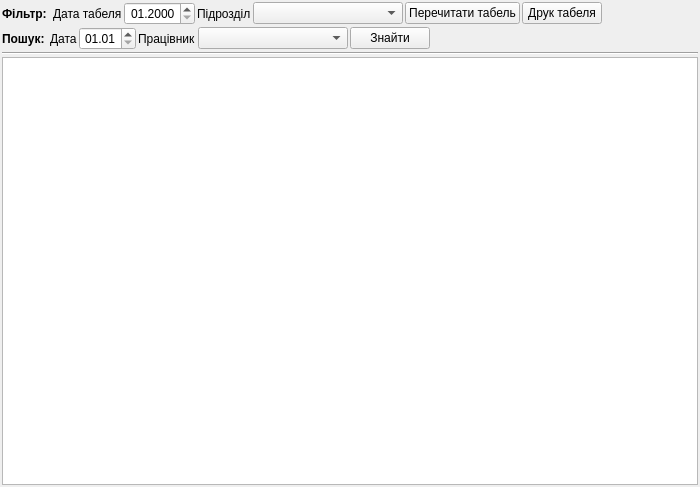
<?xml version="1.0" encoding="UTF-8"?>
<ui version="4.0">
 <class>UFormSalaryEditTabelWidget</class>
 <widget class="QWidget" name="UFormSalaryEditTabelWidget">
  <property name="geometry">
   <rect>
    <x>0</x>
    <y>0</y>
    <width>700</width>
    <height>487</height>
   </rect>
  </property>
  <property name="windowTitle">
   <string>Повний Табель</string>
  </property>
  <property name="windowIcon">
   <iconset resource="../uPictRc.qrc">
    <normaloff>:/crystalProject/pictures/crystal-project-actions-PNG/7days-256.png</normaloff>:/crystalProject/pictures/crystal-project-actions-PNG/7days-256.png</iconset>
  </property>
  <layout class="QVBoxLayout" name="verticalLayout">
   <property name="spacing">
    <number>2</number>
   </property>
   <property name="margin">
    <number>2</number>
   </property>
   <item>
    <layout class="QHBoxLayout" name="horizontalLayout_2">
     <item>
      <layout class="QHBoxLayout" name="horizontalLayout">
       <property name="spacing">
        <number>2</number>
       </property>
       <item>
        <widget class="QLabel" name="label_filter">
         <property name="font">
          <font>
           <weight>75</weight>
           <bold>true</bold>
          </font>
         </property>
         <property name="text">
          <string>Фільтр: </string>
         </property>
        </widget>
       </item>
       <item>
        <widget class="QLabel" name="label_tabelDate">
         <property name="text">
          <string>Дата табеля</string>
         </property>
        </widget>
       </item>
       <item>
        <widget class="QDateEdit" name="dateEdit_tabelDate">
         <property name="alignment">
          <set>Qt::AlignRight|Qt::AlignTrailing|Qt::AlignVCenter</set>
         </property>
         <property name="displayFormat">
          <string>MM.yyyy</string>
         </property>
        </widget>
       </item>
       <item>
        <widget class="QLabel" name="label_pidrozdil">
         <property name="text">
          <string>Підрозділ</string>
         </property>
        </widget>
       </item>
       <item>
        <widget class="QComboBox" name="comboBox_pidrozdil">
         <property name="minimumSize">
          <size>
           <width>150</width>
           <height>0</height>
          </size>
         </property>
        </widget>
       </item>
       <item>
        <widget class="QPushButton" name="pushButton_reloadTabel">
         <property name="text">
          <string>Перечитати табель</string>
         </property>
         <property name="icon">
          <iconset resource="../uPictRc.qrc">
           <normaloff>:/crystalProject/pictures/crystal-project-actions-PNG/agt_reload-256.png</normaloff>:/crystalProject/pictures/crystal-project-actions-PNG/agt_reload-256.png</iconset>
         </property>
         <property name="iconSize">
          <size>
           <width>12</width>
           <height>12</height>
          </size>
         </property>
        </widget>
       </item>
       <item>
        <widget class="QPushButton" name="pushButton_printTabel">
         <property name="text">
          <string>Друк табеля</string>
         </property>
         <property name="icon">
          <iconset resource="../uPictRc.qrc">
           <normaloff>:/crystalProject/pictures/crystal-project-actions-PNG/fileprint-256.png</normaloff>:/crystalProject/pictures/crystal-project-actions-PNG/fileprint-256.png</iconset>
         </property>
         <property name="iconSize">
          <size>
           <width>12</width>
           <height>12</height>
          </size>
         </property>
        </widget>
       </item>
      </layout>
     </item>
     <item>
      <spacer name="horizontalSpacer">
       <property name="orientation">
        <enum>Qt::Horizontal</enum>
       </property>
       <property name="sizeHint" stdset="0">
        <size>
         <width>40</width>
         <height>20</height>
        </size>
       </property>
      </spacer>
     </item>
    </layout>
   </item>
   <item>
    <layout class="QHBoxLayout" name="horizontalLayout_3">
     <property name="spacing">
      <number>2</number>
     </property>
     <item>
      <widget class="QLabel" name="label_poshuk">
       <property name="font">
        <font>
         <weight>75</weight>
         <bold>true</bold>
        </font>
       </property>
       <property name="text">
        <string>Пошук: </string>
       </property>
      </widget>
     </item>
     <item>
      <widget class="QLabel" name="label_dateFilter">
       <property name="text">
        <string>Дата</string>
       </property>
      </widget>
     </item>
     <item>
      <widget class="QDateEdit" name="dateEdit_dateFilter">
       <property name="alignment">
        <set>Qt::AlignRight|Qt::AlignTrailing|Qt::AlignVCenter</set>
       </property>
       <property name="displayFormat">
        <string>dd.MM</string>
       </property>
      </widget>
     </item>
     <item>
      <widget class="QLabel" name="label_vodiyFilter">
       <property name="text">
        <string>Працівник</string>
       </property>
      </widget>
     </item>
     <item>
      <widget class="QComboBox" name="comboBox_nprFilter">
       <property name="minimumSize">
        <size>
         <width>150</width>
         <height>0</height>
        </size>
       </property>
      </widget>
     </item>
     <item>
      <widget class="QPushButton" name="pushButton_findCell">
       <property name="text">
        <string>Знайти</string>
       </property>
       <property name="icon">
        <iconset resource="../uPictRc.qrc">
         <normaloff>:/crystalProject/pictures/crystal-project-actions-PNG/search-256.png</normaloff>:/crystalProject/pictures/crystal-project-actions-PNG/search-256.png</iconset>
       </property>
       <property name="iconSize">
        <size>
         <width>12</width>
         <height>12</height>
        </size>
       </property>
      </widget>
     </item>
     <item>
      <spacer name="horizontalSpacer_2">
       <property name="orientation">
        <enum>Qt::Horizontal</enum>
       </property>
       <property name="sizeHint" stdset="0">
        <size>
         <width>40</width>
         <height>20</height>
        </size>
       </property>
      </spacer>
     </item>
    </layout>
   </item>
   <item>
    <widget class="Line" name="line">
     <property name="orientation">
      <enum>Qt::Horizontal</enum>
     </property>
    </widget>
   </item>
   <item>
    <widget class="QTableWidget" name="tableWidget_tabel">
     <property name="editTriggers">
      <set>QAbstractItemView::NoEditTriggers</set>
     </property>
    </widget>
   </item>
  </layout>
  <action name="action_reloadTabel">
   <property name="icon">
    <iconset resource="../uPictRc.qrc">
     <normaloff>:/crystalProject/pictures/crystal-project-actions-PNG/reload-256.png</normaloff>:/crystalProject/pictures/crystal-project-actions-PNG/reload-256.png</iconset>
   </property>
   <property name="text">
    <string>Поновити показники табеля</string>
   </property>
   <property name="toolTip">
    <string>Поновлення показників табеля з бази даних без їх зміни</string>
   </property>
  </action>
  <action name="action_printTabel">
   <property name="icon">
    <iconset resource="../uPictRc.qrc">
     <normaloff>:/crystalProject/pictures/crystal-project-actions-PNG/fileprint-256.png</normaloff>:/crystalProject/pictures/crystal-project-actions-PNG/fileprint-256.png</iconset>
   </property>
   <property name="text">
    <string>Друк табеля</string>
   </property>
   <property name="toolTip">
    <string>Друк табеля за поточний місяць</string>
   </property>
  </action>
 </widget>
 <tabstops>
  <tabstop>dateEdit_tabelDate</tabstop>
  <tabstop>comboBox_pidrozdil</tabstop>
  <tabstop>pushButton_reloadTabel</tabstop>
  <tabstop>tableWidget_tabel</tabstop>
  <tabstop>dateEdit_dateFilter</tabstop>
  <tabstop>comboBox_nprFilter</tabstop>
  <tabstop>pushButton_findCell</tabstop>
 </tabstops>
 <resources>
  <include location="../uPictRc.qrc"/>
 </resources>
 <connections/>
</ui>
